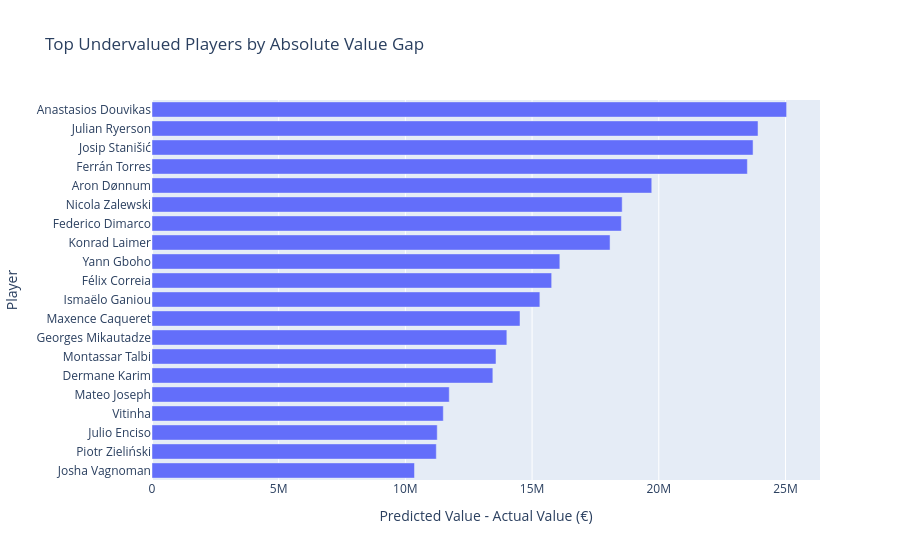

Notebook cell for this chart:
### Code cell
plot_df = top_gap.sort_values("undervaluation_gap", ascending=True)

fig = px.bar(
    plot_df,
    x="undervaluation_gap",
    y="Player",
    orientation="h",
    hover_data=["actual_value", "predicted_value"],
    title="Top Undervalued Players by Absolute Value Gap",
    labels={
        "undervaluation_gap": "Predicted Value - Actual Value (€)",
        "Player": "Player"
    }
)

fig.show()

### Figure 1 — Plotly figure (JSON) as saved in the notebook; plotly's stock layout.template omitted (floating-point values rounded to 4 significant figures)
{"data": [{"customdata": [[10000000.0, 20360000.0], [10000000.0, 21220000.0], [22000000.0, 33260000.0], [8000000.0, 19500000.0], [3500000.0, 15230000.0], [3000000.0, 16450000.0], [7000000.0, 20580000.0], [28000000.0, 42000000.0], [15000000.0, 29520000.0], [10000000.0, 25310000.0], [10000000.0, 25770000.0], [15000000.0, 31100000.0], [32000000.0, 50080000.0], [50000000.0, 68520000.0], [20000000.0, 38560000.0], [5000000.0, 24720000.0], [50000000.0, 73500000.0], [35000000.0, 58720000.0], [25000000.0, 48920000.0], [18000000.0, 43040000.0]], "hovertemplate": "Predicted Value - Actual Value (€)=%{x}<br>Player=%{y}<br>actual_value=%{customdata[0]}<br>predicted_value=%{customdata[1]}<extra></extra>", "legendgroup": "", "marker": {"color": "#636efa", "pattern": {"shape": ""}}, "name": "", "orientation": "h", "showlegend": false, "textposition": "auto", "type": "bar", "x": [10360000.0, 11220000.0, 11260000.0, 11500000.0, 11730000.0, 13450000.0, 13580000.0, 14000000.0, 14520000.0, 15310000.0, 15770000.0, 16100000.0, 18080000.0, 18520000.0, 18560000.0, 19720000.0, 23500000.0, 23720000.0, 23920000.0, 25040000.0], "xaxis": "x", "y": ["Josha Vagnoman", "Piotr Zieliński", "Julio Enciso", "Vitinha", "Mateo Joseph", "Dermane Karim", "Montassar Talbi", "Georges Mikautadze", "Maxence Caqueret", "Ismaëlo Ganiou", "Félix Correia", "Yann Gboho", "Konrad Laimer", "Federico Dimarco", "Nicola Zalewski", "Aron Dønnum", "Ferrán Torres", "Josip Stanišić", "Julian Ryerson", "Anastasios Douvikas"], "yaxis": "y"}], "layout": {"barmode": "relative", "legend": {"tracegroupgap": 0}, "title": {"text": "Top Undervalued Players by Absolute Value Gap"}, "xaxis": {"anchor": "y", "domain": [0, 1], "title": {"text": "Predicted Value - Actual Value (€)"}}, "yaxis": {"anchor": "x", "domain": [0, 1], "title": {"text": "Player"}}}}
